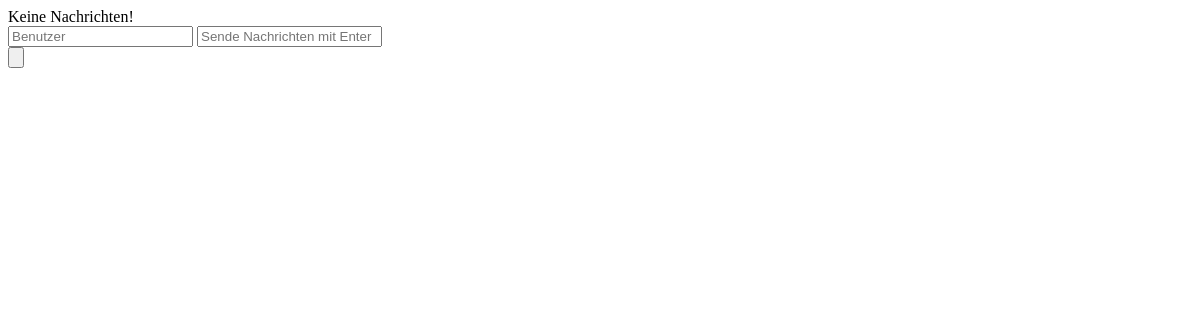
/, run on an earlier commit of the app's database.
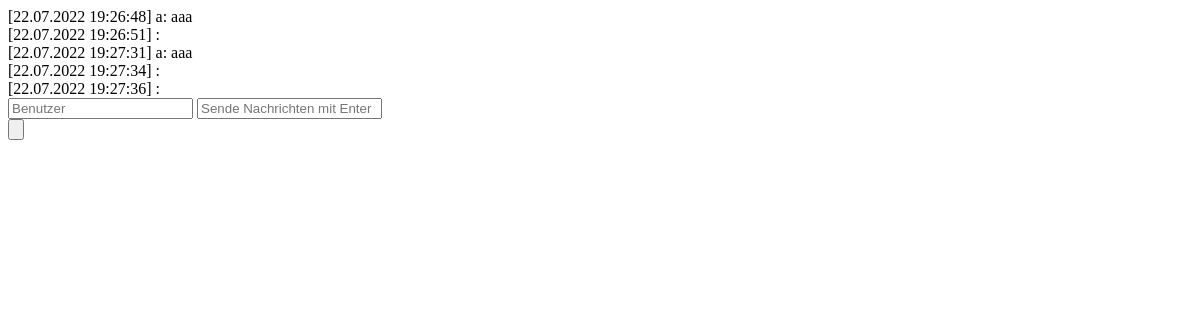
And on a later commit of the database.
### chat/models.py (models this page shows)
class Message(models.Model):
    user_name = models.CharField(max_length=20)
    msg = models.CharField(max_length=280)
    pub_date = models.DateTimeField('date published')
    def __str__(self):
        timestamp = str(self.pub_date).split('.')[0]
        timestamp_time = timestamp.split(' ')[1]
        timestamp = timestamp.split(' ')[0]
        timestamp = f"{timestamp.split('-')[2]}.{timestamp.split('-')[1]}.{timestamp.split('-')[0]} {timestamp_time}"
        name = str(self.user_name)
        message = str(self.msg)
        return f"[{timestamp}] {name}: {message}"

### chat/views.py (the view)
# urls.py: path('', views.index, name='index'),
def index(request):
    allMsg = Message.objects.order_by('-id')
    template = loader.get_template('index.html')
    context = {
        'allMsg': allMsg[::-1],
    }
    return HttpResponse(template.render(context, request))

### chat/templates/index.html (shortened to what this page needs)
<!DOCTYPE html>
<html lang="en">
  <head>
    <link rel="stylesheet" href="css/index.css" />
  </head>
  <body>
    <div class="message_view">
      {% if allMsg %}
      {% for msg in allMsg %}
        <div id="message_{{msg.id}}">{{msg}}</div>
      {% endfor %}
      {% else %}
        <div>Keine Nachrichten!</div>
      {% endif %}
    </div>
    <div class="controlls">
      <form action="/send" method="post">
        <div class="textbox">
          <input class="username input" type="text" name="name" placeholder="Benutzer">
          <input class="char_field input" type="text" name="msg" placeholder="Sende Nachrichten mit Enter">
        </div>
        <input class="submit" type="submit" value="">
      </form>
    </div>
  </body>
</html>

What changed in the data, as far as the page shows it:
added Message: pub_date+user_name+msg "[22.07.2022 19:26:48] a: aaa"
added Message: pub_date+user_name+msg "[22.07.2022 19:26:51] :"
added Message: pub_date+user_name+msg "[22.07.2022 19:27:31] a: aaa"
added Message: pub_date+user_name+msg "[22.07.2022 19:27:34] :"
added Message: pub_date+user_name+msg "[22.07.2022 19:27:36] :"
Also different on the page:
text no longer shown: "Keine Nachrichten!"
